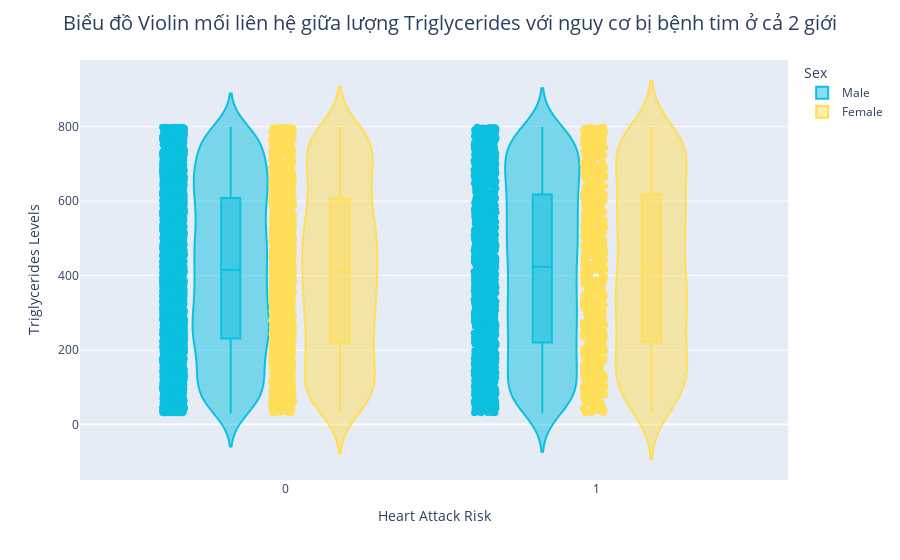

The notebook cell saved with this chart:
### Markdown cell above
# BIỂU ĐỒ VIOLIN: MỐI TƯƠNG QUAN GIỮA MỨC ĐỘ TRIGLYCERIDE TRONG MÁU VÀ NGUY CƠ MẮC BỆNH TIM Ở CẢ NAM VÀ NỮ


1. **Các thuộc tính sử dụng**
- `Triglycerides`: đây là chỉ số đo lường lượng triglycerides trong máu, một yếu tố nguy cơ chính đối với bệnh tim.
- `Heart Disease`: thuộc tính chỉ nhận 2 giá trị 0 (không) hoặc 1 (có), thể hiện nguy cơ mắc bệnh tim, giúp phân loại người có và không có nguy cơ.
- `Gender`: thuộc tính gồm 2 giá trị nam và nữ. 

2. **Loại biểu đồ**

    **Violin Plot**: là một loại biểu đồ giúp trực quan hóa phân bố của dữ liệu thông qua các hình dạng giống như đàn violin. Biểu đồ này không chỉ hiển thị trung bình và phương sai mà còn cho thấy sự phân bố của dữ liệu, giúp phát hiện các đặc điểm như độ đối xứng và các điểm ngoại lai.

3. **Ý nghĩa của biểu đồ**

    Violin plot sẽ cho thấy sự khác biệt về mức triglyceride giữa hai giới tính và giữa những người có nguy cơ mắc bệnh tim và không có nguy cơ. Sự phân bố có thể cho thấy sự gia tăng nồng độ triglyceride ở nhóm có nguy cơ bệnh tim, điều này có ý nghĩa vô cùng to lớn đối với các bác sĩ, chuyên gia y tế, giúp họ khuyến cáo bệnh nhân có mức triglycerid cao cảnh giác. 

4. **Nguyên nhân sử dụng**

    Việc sử dụng violin plot là hợp lý để trực quan hóa dữ liệu phân bố liên quan đến nguy cơ bệnh tim và giúp nhận diện các mô hình khác nhau trong các nhóm giới tính. Nó cho phép người nghiên cứu nhận thấy các khác biệt rõ ràng giữa các nhóm trong cùng một biểu đồ mà không cần phải vẽ nhiều biểu đồ khác nhau.

5. **Kết luận**
-  Biểu đồ cho thấy những người bị bệnh tim thường có nồng độ triglycerid trong máu cao hơn người không bị. 
-  Điều này cho thấy tầm quan trọng của việc kiểm soát nồng độ triglycerid trong máu ở mức an toàn để bảo vệ tim mạch và sức khỏe.

### Code cell
fig = px.violin(
    data,
    y='Triglycerides',
    x='Heart Attack Risk',
    color='Sex',
    box=True,  
    points='all', 
    labels={'Triglycerides': 'Triglycerides Levels', 'Heart Attack Risk': 'Heart Attack Risk'},
    color_discrete_sequence=["#0cc0df", "#ffde59"]  
)
fig.update_layout(
    #title="Violin Plot of Triglycerides by Heart Attack Risk and Sex",
    title="Biểu đồ Violin mối liên hệ giữa lượng Triglycerides với nguy cơ bị bệnh tim ở cả 2 giới",
    title_x=0.5,  
    title_font=dict(size=20)  
)
for i, trace in enumerate(fig.data):
    if i % 2 == 0:
        trace.marker.color = "#0cc0df"   
    else:
        trace.marker.color = "#ffde59"   
fig.show()

### Figure 1 — Plotly figure (JSON) as saved in the notebook; plotly's stock layout.template omitted (floating-point values rounded to 4 significant figures; data arrays with more than 128 entries replaced by an {"elided": "..."} marker saying what was removed)
{"data": [{"alignmentgroup": "True", "box": {"visible": true}, "hovertemplate": "Sex=Male<br>Heart Attack Risk=%{x}<br>Triglycerides Levels=%{y}<extra></extra>", "legendgroup": "Male", "marker": {"color": "#0cc0df"}, "name": "Male", "offsetgroup": "Male", "orientation": "v", "points": "all", "scalegroup": "True", "showlegend": true, "type": "violin", "x": {"elided": "6111 int values"}, "x0": " ", "xaxis": "x", "y": {"elided": "6111 int values"}, "y0": " ", "yaxis": "y"}, {"alignmentgroup": "True", "box": {"visible": true}, "hovertemplate": "Sex=Female<br>Heart Attack Risk=%{x}<br>Triglycerides Levels=%{y}<extra></extra>", "legendgroup": "Female", "marker": {"color": "#ffde59"}, "name": "Female", "offsetgroup": "Female", "orientation": "v", "points": "all", "scalegroup": "True", "showlegend": true, "type": "violin", "x": {"elided": "2652 int values"}, "x0": " ", "xaxis": "x", "y": {"elided": "2652 int values"}, "y0": " ", "yaxis": "y"}], "layout": {"legend": {"title": {"text": "Sex"}, "tracegroupgap": 0}, "margin": {"t": 60}, "title": {"font": {"size": 20}, "text": "Biểu đồ Violin mối liên hệ giữa lượng Triglycerides với nguy cơ bị bệnh tim ở cả 2 giới", "x": 0.5}, "violinmode": "group", "xaxis": {"anchor": "y", "domain": [0, 1], "title": {"text": "Heart Attack Risk"}}, "yaxis": {"anchor": "x", "domain": [0, 1], "title": {"text": "Triglycerides Levels"}}}}
